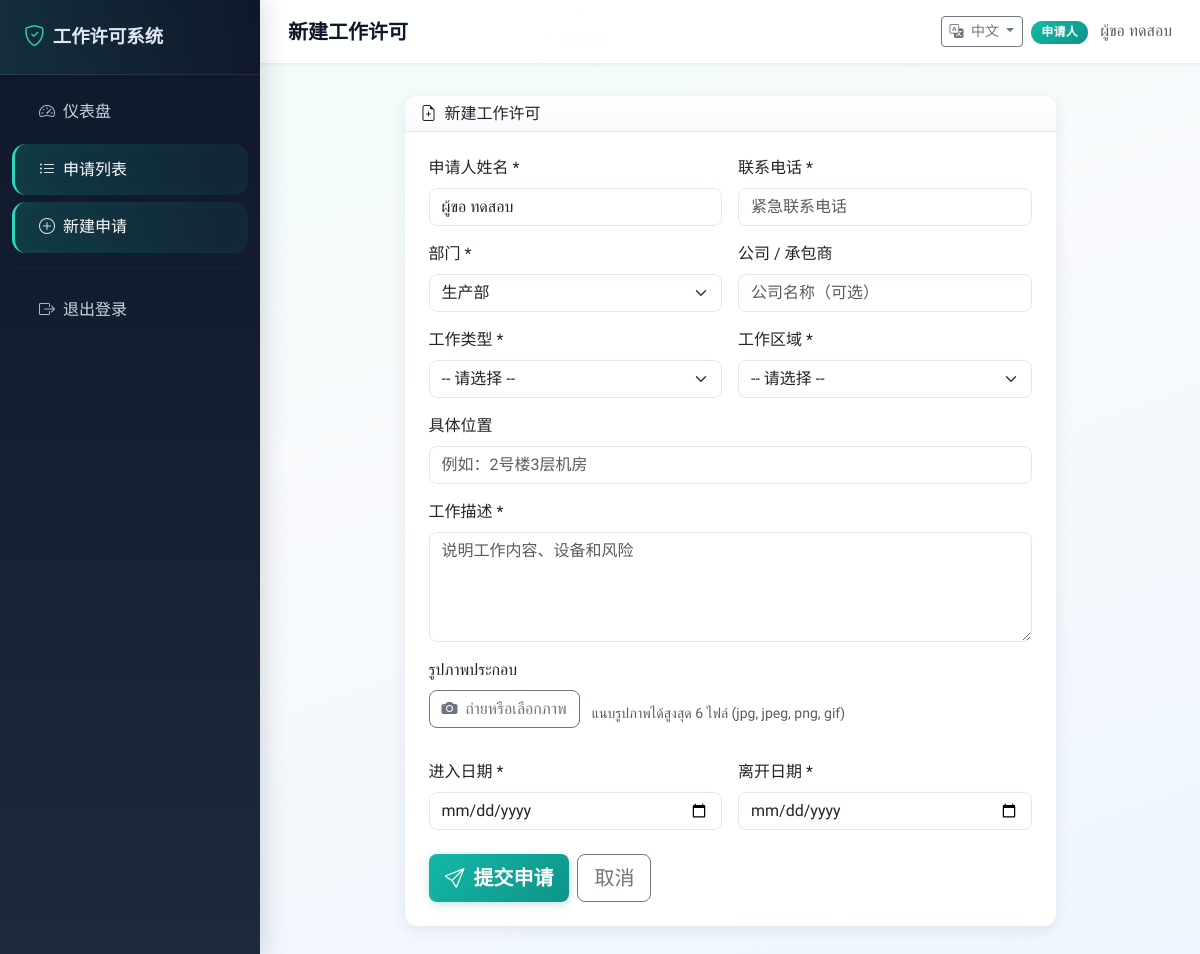
Page /requests/create (signed in) on the committed database.
### models.py (models this page shows, shortened)
class User(UserMixin, db.Model):
    __tablename__ = "users"
    id = db.Column(db.Integer, primary_key=True)
    username = db.Column(db.String(50), unique=True, nullable=False)
    password_hash = db.Column(db.String(200), nullable=False)
    full_name = db.Column(db.String(100), nullable=False)
    role = db.Column(db.String(30), nullable=False)
    department = db.Column(db.String(100))
    locale = db.Column(db.String(5), default="th")
    @property
    def role_label(self):
        from i18n import t_role
        return t_role(self.role)

### routes/requests.py (the view, shortened to what this page needs)
@requests_bp.route("/requests/create", methods=["GET", "POST"])
@login_required
@role_required("requester", "admin")
def create():
    return render_template(
        "request_create.html",
        default=_form_defaults(),
        permit_types=PERMIT_TYPE_CODES,
        work_zones=WORK_ZONE_CODES,
        departments=DEPARTMENT_CODES,
    )

### i18n.py (called while the page is built)
def get_locale():
    if has_request_context():
        locale = session.get("locale")
        if locale in SUPPORTED_LOCALES:
            return locale
        lang = request.args.get("lang")
        if lang in SUPPORTED_LOCALES:
            session["locale"] = lang
            return lang
    return Config.DEFAULT_LOCALE if Config.DEFAULT_LOCALE in SUPPORTED_LOCALES else "th"

def _(key, **kwargs):
    locale = get_locale()
    text = MESSAGES.get(locale, MESSAGES["th"]).get(key)
    if text is None:
        text = MESSAGES["th"].get(key, key)
    if kwargs:
        return text.format(**kwargs)
    return text

def t_role(code):
    return _(f"role.{code}") if code else "-"

def t_permit(code):
    if not code:
        return "-"
    key = f"permit.{code}"
    if key in MESSAGES.get(get_locale(), MESSAGES["th"]):
        return _(key)
    return code

def t_zone(code):
    if not code:
        return "-"
    key = f"zone.{code}"
    if key in MESSAGES.get(get_locale(), MESSAGES["th"]):
        return _(key)
    return code

def t_dept(code):
    if not code:
        return "-"
    key = f"dept.{code}"
    if key in MESSAGES.get(get_locale(), MESSAGES["th"]):
        return _(key)
    return code

def factory_name():
    locale = get_locale()
    if locale == "zh":
        return Config.FACTORY_NAME_ZH
    if locale == "en":
        return Config.FACTORY_NAME
    return Config.FACTORY_NAME_TH

### routes/requests.py (called while the page is built)
def _form_defaults():
    dept = current_user.department or ""
    if dept not in DEPARTMENT_CODES:
        dept = "production"
    return {
        "requester_name": current_user.full_name,
        "department": dept,
        "contact_phone": "",
        "company_name": "",
    }

### templates/request_create.html (shortened to what this page needs)
{% extends "base.html" %}
{% block page_title %}{{ _('request.create_title') }}{% endblock %}
{% block content %}
<div class="row justify-content-center">
  <div class="col-lg-9">
    <div class="card content-card">
      <div class="card-header">
        <h6 class="mb-0"><i class="bi bi-file-earmark-plus me-1"></i> {{ _('request.create_title') }}</h6>
      </div>
      <div class="card-body p-4">
        <form method="POST" enctype="multipart/form-data">
          <div class="row g-3">
            <div class="col-md-6">
              <label class="form-label">{{ _('request.requester_name') }} *</label>
              <input type="text" name="requester_name" class="form-control" required
                     value="{{ default.requester_name }}">
            </div>
            <div class="col-md-6">
              <label class="form-label">{{ _('request.contact_phone') }} *</label>
              <input type="tel" name="contact_phone" class="form-control" required
                     value="{{ default.contact_phone }}"
                     placeholder="{{ _('request.contact_phone_ph') }}">
            </div>
            <div class="col-md-6">
              <label class="form-label">{{ _('request.department') }} *</label>
              <select name="department" class="form-select" required>
                {% for code in departments %}
                <option value="{{ code }}" {% if default.department == code %}selected{% endif %}>
                  {{ t_dept(code) }}
                </option>
                {% endfor %}
              </select>
            </div>
            <div class="col-md-6">
              <label class="form-label">{{ _('request.company') }}</label>
              <input type="text" name="company_name" class="form-control"
                     value="{{ default.company_name }}"
                     placeholder="{{ _('request.company_ph') }}">
            </div>
            <div class="col-md-6">
              <label class="form-label">{{ _('request.permit_type') }} *</label>
              <select name="permit_type" class="form-select" required>
                <option value="">{{ _('request.select') }}</option>
              </select>
            </div>
            <div class="col-md-6">
              <label class="form-label">{{ _('request.work_zone') }} *</label>
              <select name="work_zone" class="form-select" required>
                <option value="">{{ _('request.select') }}</option>
              </select>
            </div>
            <div class="col-12">
              <label class="form-label">{{ _('request.work_detail') }}</label>
              <input type="text" name="work_area_detail" class="form-control"
                     placeholder="{{ _('request.work_detail_ph') }}">
            </div>
            <div class="col-12">
              <label class="form-label">{{ _('request.description') }} *</label>
              <textarea name="description" class="form-control" rows="4" required
                        placeholder="{{ _('request.description_ph') }}"></textarea>
            </div>
            <div class="col-12">
              <label class="form-label">รูปภาพประกอบ</label>
              <div class="image-upload-field">
                <button type="button" class="btn btn-outline-secondary" onclick="document.getElementById('imagesInput').click();">
                  <i class="bi bi-camera-fill me-1"></i> ถ่ายหรือเลือกภาพ
                </button>
                <small class="form-text text-muted mt-2">แนบรูปภาพได้สูงสุด 6 ไฟล์ (jpg, jpeg, png, gif)</small>
              </div>
            </div>
            <div class="col-md-6">
              <label class="form-label">{{ _('request.start_date') }} *</label>
              <input type="date" name="start_date" class="form-control" required>
            </div>
            <div class="col-md-6">
              <label class="form-label">{{ _('request.end_date') }} *</label>
              <input type="date" name="end_date" class="form-control" required>
            </div>
          </div>
          <div class="d-flex gap-2 mt-4">
            <button type="submit" class="btn btn-primary btn-lg">
              <i class="bi bi-send me-1"></i> {{ _('request.submit') }}
            </button>
            <a href="{{ url_for('requests.list_requests') }}" class="btn btn-outline-secondary btn-lg">{{ _('request.cancel') }}</a>
          </div>
        </form>
      </div>
    </div>
  </div>
</div>
{% endblock %}

### templates/base.html (shortened to what this page needs)
<!DOCTYPE html>
<html lang="{{ get_locale() }}">
<head>
  <link href="https://cdn.jsdelivr.net/npm/bootstrap@5.3.3/dist/css/bootstrap.min.css" rel="stylesheet">
  <link href="https://cdn.jsdelivr.net/npm/bootstrap-icons@1.11.3/font/bootstrap-icons.min.css" rel="stylesheet">
  <link href="{{ url_for('static', filename='css/style.css') }}" rel="stylesheet">
</head>
<body>
{% if current_user.is_authenticated %}
<div class="app-wrapper">
  <aside class="sidebar">
    <div class="sidebar-brand">
      <i class="bi bi-shield-check"></i>
      <span>{{ factory_name() }}</span>
    </div>
    <nav class="nav flex-column py-2">
      <a class="nav-link {% if request.endpoint == 'dashboard.index' %}active{% endif %}"
         href="{{ url_for('dashboard.index') }}">
        <i class="bi bi-speedometer2 me-2"></i> {{ _('nav.dashboard') }}
      </a>
      <a class="nav-link {% if request.endpoint and 'requests' in request.endpoint %}active{% endif %}"
         href="{{ url_for('requests.list_requests') }}">
        <i class="bi bi-list-ul me-2"></i> {{ _('nav.requests') }}
      </a>
      {% if current_user.role in ['requester', 'admin'] %}
      <a class="nav-link {% if request.endpoint == 'requests.create' %}active{% endif %}"
         href="{{ url_for('requests.create') }}">
        <i class="bi bi-plus-circle me-2"></i> {{ _('nav.create') }}
      </a>
      {% endif %}
      <hr class="border-secondary mx-3">
      <a class="nav-link" href="{{ url_for('auth.logout') }}">
        <i class="bi bi-box-arrow-right me-2"></i> {{ _('nav.logout') }}
      </a>
    </nav>
  </aside>
  <div class="main-content">
    <header class="top-navbar d-flex justify-content-between align-items-center flex-wrap gap-2">
      <h5 class="mb-0">{% block page_title %}{{ _('nav.dashboard') }}{% endblock %}</h5>
      <div class="d-flex align-items-center gap-2">
        {% include 'partials/language_switcher.html' %}
        <div class="text-end d-none d-md-block">
          <span class="badge bg-primary">{{ current_user.role_label }}</span>
          <span class="text-muted ms-2">{{ current_user.full_name }}</span>
        </div>
      </div>
    </header>
    <main class="page-content">
      {% block content %}{% endblock %}
    </main>
  </div>
</div>
{% else %}
  {% block guest_content %}{% endblock %}
{% endif %}
</body>
</html>

### static/css/style.css (style rules this page uses)
:root { --sidebar-width: 260px; --primary: #0d9488; --primary-dark: #0f766e; --primary-light: #14b8a6; --primary-glow: rgba(13, 148, 136, 0.25); --sidebar-bg: #0f172a; --sidebar-bg-2: #1e293b; --sidebar-accent: #2dd4bf; --surface: #ffffff; --surface-muted: #f8fafc; --border: #e2e8f0; --text: #0f172a; --text-muted: #64748b; --success: #059669; --warning: #d97706; --danger: #dc2626; --info: #0284c7; --radius-sm: 8px; --radius-md: 12px; --radius-lg: 16px; --shadow-sm: 0 1px 3px rgba(15, 23, 42, 0.06); --shadow-md: 0 4px 16px rgba(15, 23, 42, 0.08); --shadow-lg: 0 12px 40px rgba(15, 23, 42, 0.12); --bs-primary: #0d9488; --bs-primary-rgb: 13, 148, 136; --bs-success: #059669; --bs-success-rgb: 5, 150, 105; --bs-warning: #d97706; --bs-warning-rgb: 217, 119, 6; --bs-danger: #dc2626; --bs-danger-rgb: 220, 38, 38; --bs-info: #0284c7; --bs-info-rgb: 2, 132, 199; --bs-body-font-family: "Sarabun", "Noto Sans SC", "Segoe UI", Tahoma, sans-serif; --bs-border-radius: var(--radius-sm); --bs-link-color: var(--primary); --bs-link-hover-color: var(--primary-dark); }
* { box-sizing: border-box; }
body { background: linear-gradient(160deg, #f0fdfa 0%, #f8fafc 40%, #eff6ff 100%); background-attachment: fixed; color: var(--text); font-family: var(--bs-body-font-family); min-height: 100vh; }
html { scroll-behavior: smooth; }
.btn-primary { background: linear-gradient(135deg, var(--primary-light), var(--primary)); border: none; box-shadow: 0 2px 8px var(--primary-glow); font-weight: 600; transition: transform 0.15s, box-shadow 0.15s; }
.form-control, .form-select { border-color: var(--border); border-radius: var(--radius-sm); transition: border-color 0.2s, box-shadow 0.2s; }
.image-upload-field { display: flex; flex-wrap: wrap; align-items: center; gap: 0.75rem; }
.app-wrapper { display: flex; min-height: 100vh; width: 100%; }
.sidebar { width: var(--sidebar-width); background: linear-gradient(180deg, var(--sidebar-bg) 0%, var(--sidebar-bg-2) 100%); color: #e2e8f0; flex-shrink: 0; position: fixed; top: 0; left: 0; bottom: 0; overflow-y: auto; z-index: 1000; box-shadow: 4px 0 24px rgba(15, 23, 42, 0.15); }
.sidebar-brand { padding: 1.35rem 1.5rem; font-weight: 700; font-size: 1.15rem; border-bottom: 1px solid rgba(255, 255, 255, 0.08); background: linear-gradient(90deg, rgba(45, 212, 191, 0.12), transparent); display: flex; align-items: center; gap: 0.5rem; }
.sidebar-brand i { color: var(--sidebar-accent); font-size: 1.3rem; }
.sidebar .nav-link { color: #cbd5e1; padding: 0.85rem 1.5rem; margin: 0.2rem 0.75rem; border-radius: 14px; font-weight: 500; transition: transform 0.18s, background 0.18s, color 0.18s; border-left: 3px solid transparent; display: flex; align-items: center; }
.sidebar .nav-link.active { background: linear-gradient(90deg, rgba(13, 148, 136, 0.25), rgba(13, 148, 136, 0.08)); color: #fff; border-left-color: var(--sidebar-accent); box-shadow: inset 0 0 20px rgba(45, 212, 191, 0.05); }
.sidebar .nav-link i { opacity: 0.85; }
.sidebar hr { border-color: rgba(255, 255, 255, 0.1) !important; margin: 0.75rem 1rem; }
.main-content { margin-left: var(--sidebar-width); flex: 1; display: flex; flex-direction: column; min-height: 100vh; background: transparent; }
.top-navbar { background: rgba(255, 255, 255, 0.92); backdrop-filter: blur(18px); border-bottom: 1px solid rgba(226, 232, 240, 0.75); padding: 1rem 1.75rem; box-shadow: var(--shadow-sm); position: sticky; top: 0; z-index: 100; }
.top-navbar h5 { font-weight: 700; color: var(--text); }
.top-navbar .badge { background: linear-gradient(135deg, var(--primary-light), var(--primary)) !important; font-weight: 600; padding: 0.45em 0.85em; border-radius: 20px; letter-spacing: 0.02em; }
.page-content { padding: 2rem; flex: 1; max-width: 1240px; width: 100%; margin: 0 auto; }
.content-card { background: var(--surface); border: none !important; border-radius: var(--radius-md) !important; box-shadow: var(--shadow-md) !important; overflow: hidden; }
.content-card .card-header { background: linear-gradient(180deg, #fff, var(--surface-muted)) !important; border-bottom: 1px solid var(--border); font-weight: 600; }

### rows in the picture
User: role_label "申请人", full_name "ผู้ขอ ทดสอบ", requester_name "ผู้ขอ ทดสอบ"

### other values in the picture
{{ factory_name() }} "工作许可系统"
{{ LANGUAGES[get_locale()] }} "中文"
form field department "生产部"
form field permit_type "-- 请选择 --"
form field work_zone "-- 请选择 --"
